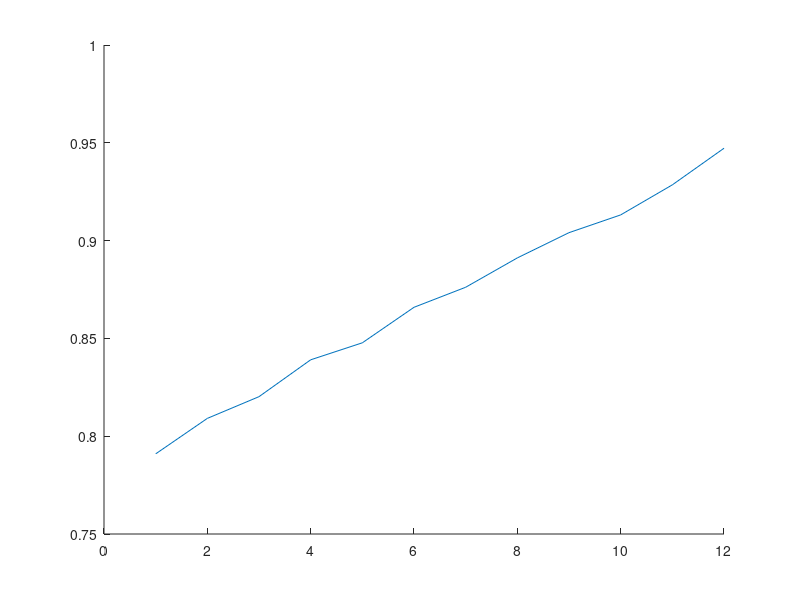

The MATLAB script that drew this image: (Note: this script raises an error after producing the figure.)
clear
close all
rng(12378)

tic
options = optimset('Display','iter');

gamma       = 1;                %assuming log utility
epsilon     = 2;                %elasticity of labor supply
alpha       = .4;               %capital's share of income
rho         = .95;
sigmaerror  =.01;
mu          = 0;                %long-run growth rate
%Steady State Values
IYssratio   = .25;
KYssratio   = 14;
nss         = 1/3;
kss         = 14^(.06) / 3;              
%Calibrated Parameter Values
delta   = 1/56;                  %depreciation rate
beta    = .964;                  %discount rate
b       = 7.2;                  %disutility of labor multiple

fun = @(x) -abs(model(gamma,epsilon,alpha,rho,sigmaerror,mu,IYssratio,KYssratio,nss,kss,delta,x,b) - .745);
%[test, argtest] = fminbnd(fun,.8,.999,options)
%test = model(gamma,epsilon,alpha,rho,sigmaerror,mu,IYssratio,KYssratio,nss,kss,delta,beta,b)

balllow = .5;
ballhigh = .99;
stepsize = .02;
mutationprob = .5;
popsize = 12;
beta0 = .964;
generations = 10;

%bernp = rand(popsize,1) <= mutationprob;
%x = beta0*ones(popsize,1) + bernp .* (  rand(popsize,1)*( (ballhigh - balllow)*stepsize ) - balllow*stepsize  ) ;
% %x = beta0*ones(popsize,1) + (  rand(popsize,1)*( (ballhigh - balllow)*stepsize ) - balllow*stepsize  ) ;

%x = linspace(balllow + .05,ballhigh - .05,popsize)' + (  rand(popsize,1)*( (ballhigh + balllow)*stepsize ) - balllow*stepsize  ) ;
x = linspace(.8,.95,popsize)' + (  rand(popsize,1)*( (ballhigh - balllow)*stepsize ) - balllow*stepsize  ) ;
%x = linspace(balllow + .05,ballhigh - .05,popsize)' + (  randn(popsize,1) * sqrt(stepsize) ) ;
F = zeros(popsize,generations);
children = zeros(popsize - 1,1);
parents = zeros(popsize - 1,1);
xsave = zeros(popsize,generations); %for analyzing output
figure(1)
hold on
for g = 1:generations
    x(x < balllow) = balllow;
    x(x > ballhigh) = ballhigh;
    xsave(:,g) = x;   
    plot(xsave(:,g))
    parfor p = 1:popsize
        F(p,g) = -fun(x(p));
    end
    [Fmax,Fargmax] = max(F(:,g));
    %Fmax
    g
    %x(Fargmax)
    probs = F(:,g) ./ sum(F(:,g));
    parents = randsrc(popsize - 1,2,[linspace(1,popsize,popsize) ; probs']);
    children(1:popsize - 1) = ( x(parents(:,1)).*F(parents(:,1),g) + x(parents(:,2)).*F(parents(:,2),g) ) ./ ( F(parents(:,1),g) + F(parents(:,2),g) );
    mutate = rand(popsize - 1,1) <= mutationprob;    
    %children = children + mutate .* (  rand(popsize - 1,1)*( (ballhigh + balllow)*stepsize ) - balllow*stepsize  );
    children = children + mutate .* (  randn(popsize - 1,1) * sqrt(stepsize) ) ;
    x(1) = x(Fargmax);
    x(2:popsize) = children;
end

hold off
plot(xsave')
elitefitness = max(F,[],1);
figure(2)
plot(elitefitness)
toc